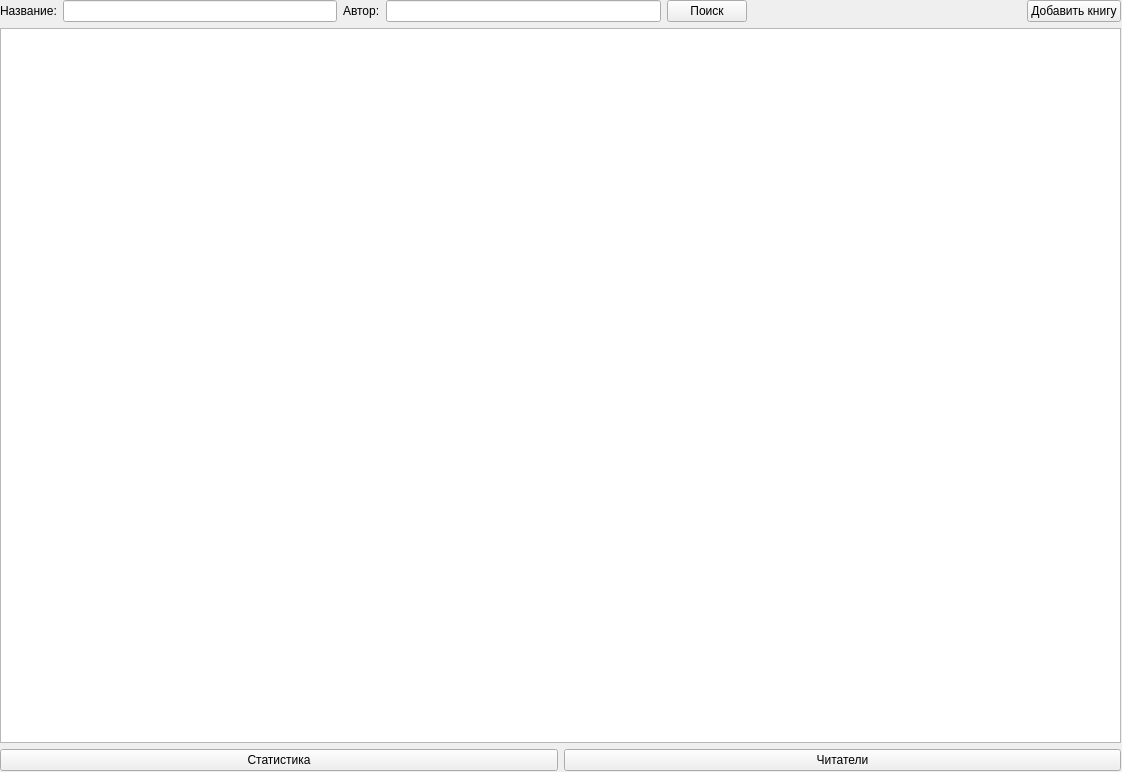
<?xml version="1.0" encoding="UTF-8"?>
<ui version="4.0">
 <class>mainForm</class>
 <widget class="QWidget" name="mainForm">
  <property name="geometry">
   <rect>
    <x>0</x>
    <y>0</y>
    <width>1122</width>
    <height>772</height>
   </rect>
  </property>
  <property name="windowTitle">
   <string>Библиотекарь</string>
  </property>
  <widget class="QWidget" name="">
   <property name="geometry">
    <rect>
     <x>0</x>
     <y>0</y>
     <width>1121</width>
     <height>771</height>
    </rect>
   </property>
   <layout class="QVBoxLayout" name="verticalLayout_2">
    <item>
     <layout class="QVBoxLayout" name="verticalLayout">
      <item>
       <layout class="QHBoxLayout" name="horizontalLayout">
        <item>
         <widget class="QLabel" name="titleLabel">
          <property name="text">
           <string>Название:</string>
          </property>
         </widget>
        </item>
        <item>
         <widget class="QLineEdit" name="titleEdit"/>
        </item>
        <item>
         <widget class="QLabel" name="authorLabel">
          <property name="text">
           <string>Автор:</string>
          </property>
         </widget>
        </item>
        <item>
         <widget class="QLineEdit" name="authorEdit"/>
        </item>
        <item>
         <widget class="QPushButton" name="searchButton">
          <property name="text">
           <string>Поиск</string>
          </property>
         </widget>
        </item>
        <item>
         <spacer name="horizontalSpacer">
          <property name="orientation">
           <enum>Qt::Horizontal</enum>
          </property>
          <property name="sizeHint" stdset="0">
           <size>
            <width>40</width>
            <height>20</height>
           </size>
          </property>
         </spacer>
        </item>
        <item>
         <widget class="QPushButton" name="addButton">
          <property name="text">
           <string>Добавить книгу</string>
          </property>
         </widget>
        </item>
       </layout>
      </item>
      <item>
       <widget class="QTableView" name="booksWidget"/>
      </item>
     </layout>
    </item>
    <item>
     <layout class="QHBoxLayout" name="horizontalLayout_2">
      <item>
       <widget class="QPushButton" name="statButton">
        <property name="text">
         <string>Статистика</string>
        </property>
       </widget>
      </item>
      <item>
       <widget class="QPushButton" name="readersButton">
        <property name="text">
         <string>Читатели</string>
        </property>
       </widget>
      </item>
     </layout>
    </item>
   </layout>
  </widget>
 </widget>
 <resources/>
 <connections/>
</ui>
